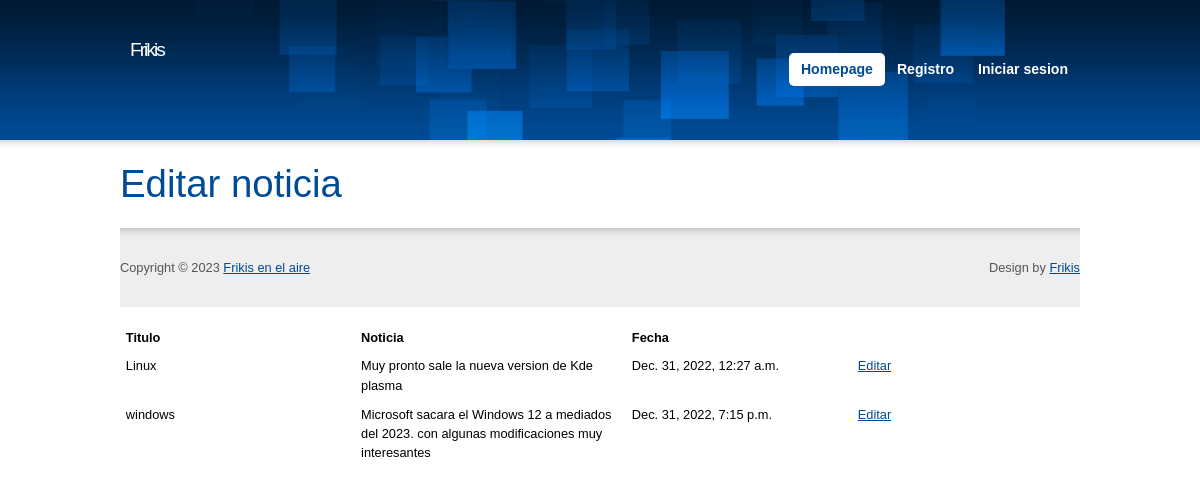
The page /frikis/listar/ on the database its author committed.
### frikis/models.py (models this page shows, shortened)
class tusnoticias(models.Model):
    titulo=models.CharField(max_length=30)
    noticia_text = models.CharField(max_length=200)
    pub_date = models.DateTimeField('date published')

### frikis/views.py (the view)
# urls.py: path('listar/', views.listar, name='listar'),
def listar(request):
     noticias= tusnoticias.objects.all()
     data = {'noticias':noticias}
     return render(request, 'frikis/listar.html', data)

### frikis/templates/frikis/listar.html
{% extends "frikis/base.html" %}
{% load static %}
   {% block content %}
   <h1>Editar noticia</h1>
   <table>
    <tr>
      <th>Titulo</th>
      <th>Noticia</th>
      <th>Fecha</th>
    </tr>
    {% for tusnoticias in noticias %}
    <tr>
      <td>{{ tusnoticias.titulo }}</td>
      <td>{{ tusnoticias.noticia_text }}</td>
      <td>{{ tusnoticias.pub_date }}</td>
      <td><a class="btn-btn-warning" href="{% url 'modificar' tusnoticias.id %}">Editar</a> </td>
    </tr>
    {% endfor %}
 {% endblock %}

### frikis/templates/frikis/base.html (shortened to what this page needs)
<!DOCTYPE html PUBLIC "-//W3C//DTD XHTML 1.0 Strict//EN" "http://www.w3.org/TR/xhtml1/DTD/xhtml1-strict.dtd">
<html xmlns="http://www.w3.org/1999/xhtml">
<head>
 {% load static %}
<link rel="stylesheet"  href="{% static 'frikis/css/main.css' %}" />
<link rel="stylesheet"  href="{% static 'frikis/css/skin.css' %}" />
<link rel="stylesheet"  href="{% static 'frikis/css/list.css' %}" />
</head>
<body>
<div class="main">
  <div id="header" class="box">
    <h3 id="logo">Frikis</h3>
    <ul id="nav">
      <li class="current"><a href="{% url 'inicio' %}">Homepage</a></li>
      <li><a href="{% url 'registro' %}">Registro</a></li>
      {% if user.is_authenticated %}
       <li><a href="{% url 'creanews' %}">Cargar Noticias</a></li>
       <li><a href="{% url 'listar'  %}">Modificar</a></li>
       <li><a href="#">@{{ user.username }}</a></li>
       <li><a href="{% url 'logout'  %}">Cerrar sesion</a></li>
      {% else %}
       <li><a href="{% url 'login'  %}">Iniciar sesion</a> </li>
      {% endif %}
    </ul>
  </div>
<p>
  {% block content %}
  {% endblock %}
</p>
</body>
<div id="footer">
  <div class="main box">
    <p class="f-right t-right">Design by <a href="">Frikis</a></p>
    <p class="f-left">Copyright &copy;&nbsp;2023 <a href="#">Frikis en el aire</a></p>
  </div>
</div>
</html>

### frikis/static/frikis/css/main.css (style rules this page uses)
blockquote, body, button, code, dd, div, dl, dt, fieldset, form, h1, h2, h3, h4, h5, h6, img, legend, li, ol, p, pre, td, th, ul { margin:0; padding:0; border:0; vertical-align:baseline; }
address, blockquote, dl, fieldset, form, h1, h2, h3, h4, h5, h6, ol, p, table, ul { margin:15px 0; }
body { background:url("../design/bg.png") 0 0 repeat-x; font:0.8em/1.5 "arial", sans-serif; }
h1 { font-size:300%; font-weight:normal; }
h3 { font-size:160%; font-weight:normal; }
.main { width:960px; margin:0 auto; }
#header { position:relative; height:140px; overflow:hidden; background:url("../design/header.png") 50% 0 no-repeat; }
#header #logo { position:relative; top:40px; left: 10px; margin:0; font-size:150%; line-height:1; letter-spacing:-2px; font-weight:normal; }
#header #nav { position:absolute; top:38px; right:0; list-style:none; font-size:110%; }
#header #nav li { display:inline; }
#header #nav li a { display:block; float:left; padding:6px 12px; font-weight:bold; text-decoration:none; }
#header #nav li.current a { border-radius:5px; -webkit-border-radius:5px; -moz-border-radius:5px; text-decoration:none; }
#footer { padding:30px 0; background:url("../design/footer.gif") 0 0 repeat-x; }
#footer p { margin:0; }
.box { min-height:1px; _height:1%; }
.box:after { display:block; visibility:hidden; clear:both; line-height:0; font-size:0; content:"."; }
.f-left { float:left !important; }
.f-right { float:right !important; }
.t-right { text-align:right !important; }

### frikis/static/frikis/css/skin.css (style rules this page uses)
body { background-color:#FFF; color:#555; }
a { color:#004B96; }
h1 { color:#004B96; }
#header #logo { color:#FFF; text-align: left; }
#header #nav li a { color:#FFF; }
#header #nav li.current a { background-color:#FFF; color:#004B96; }
#footer { background-color:#EEE; }

### frikis/static/frikis/css/list.css (style rules this page uses)
th, td { width: 5%; text-align: left; vertical-align: top; border-collapse: collapse; padding: 0.3em; caption-side: bottom; background: #fff; color: #000; }

### rows shown on the page
tusnoticias: titulo "Linux", noticia_text "Muy pronto sale la nueva version de Kde plasma", pub_date "Dec. 31, 2022, 12:27 a.m."
tusnoticias: titulo "windows", noticia_text "Microsoft sacara el Windows 12 a mediados del 2023. con algunas modificaciones muy interesantes", pub_date "Dec. 31, 2022, 7:15 p.m."
